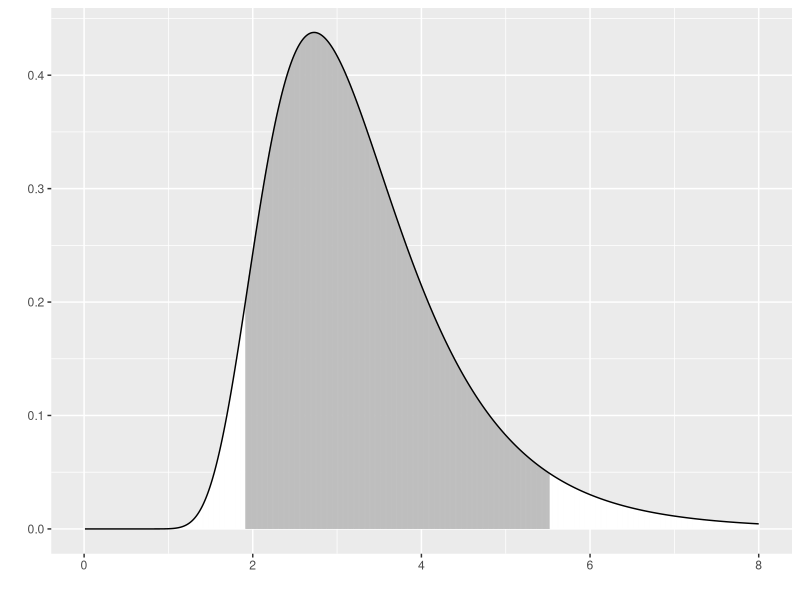
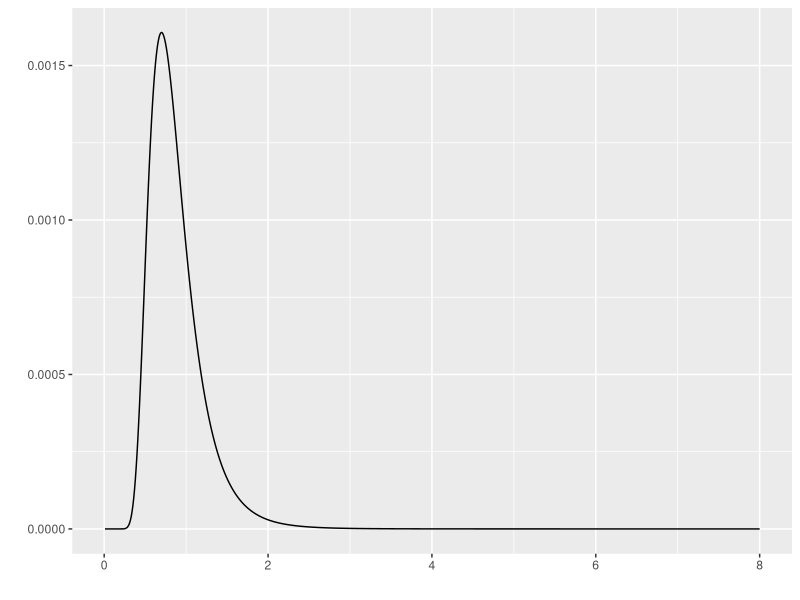
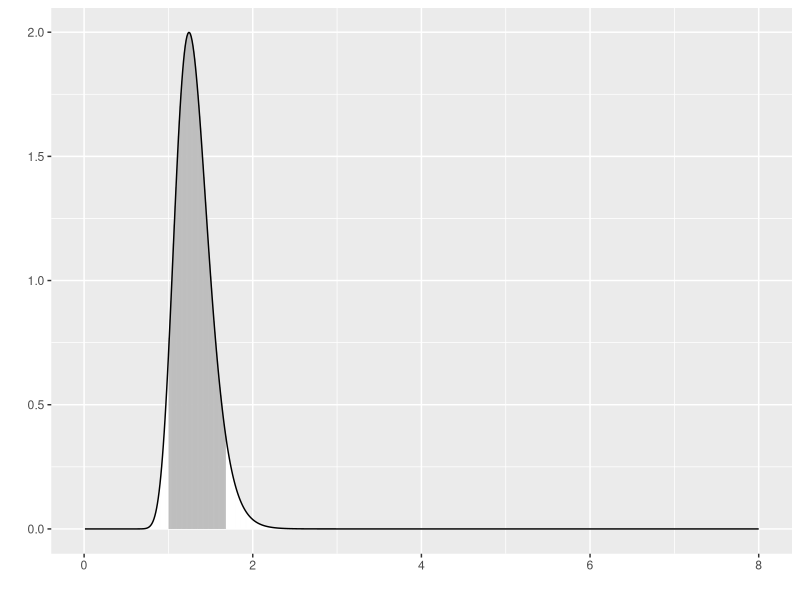

Recreate these plots in R, in order.
## ---- chunk 1
suppressMessages(suppressWarnings(library(tidyverse)))
knitr::opts_chunk$set(echo=TRUE, fig.width=8, fig.height=2)
## ---- chunk 2

a0 <- 10
b0 <- 30

n <- 30
xbar <- 0.7

a1 <- a0 + n
b1 <- b0 + n*xbar

posterior_alpha <- a0+n
posterior_beta <- b0+n*xbar

x_grid <- seq(0.01, 8, by=0.01)

f <- function(x, theta) {
  theta^(-1) * 
    exp(-x/theta)
}

g <- function(theta, alpha, beta) {
  beta^alpha/gamma(alpha) *
    theta^(-alpha-1) * 
    exp(-beta/theta)
}

prior05 <- 1/qgamma(c(0.95), a0, b0) 
prior95 <- 1/qgamma(c(0.05), a0, b0) 

post05 <- 1/qgamma(c(0.95), a1, b1) 
post95 <- 1/qgamma(c(0.05), a1, b1) 

## ---- chunk 3
g_grid <- g(x_grid, a0, b0)
sum(g_grid)*0.01 # Check the g is a density.
outside <- x_grid < prior05 | x_grid > prior95
x_color <- 
  ifelse(outside, "white", "gray")
data.frame(x=x_grid, y=g_grid) %>%
  ggplot(aes(x, y)) +
    geom_segment(aes(xend=x, yend=0), color=x_color) +
    geom_line() + xlab(" ") + ylab(" ")
## ---- chunk 4
f_grid <- f(xbar, x_grid)^10
x_color <- "white"
data.frame(x=x_grid, y=f_grid) %>%
  ggplot(aes(x, y)) +
    geom_line() + xlab(" ") + ylab(" ")
## ---- chunk 5
h_grid <- g(x_grid, a1, b1)
outside <- x_grid < post05 | x_grid > post95
x_color <- 
  ifelse(outside, "white", "gray")
data.frame(x=x_grid, y=h_grid) %>%
  ggplot(aes(x, y)) +
    geom_segment(aes(xend=x_grid, yend=0), color=x_color) +
    geom_line() + xlab(" ") + ylab(" ")
